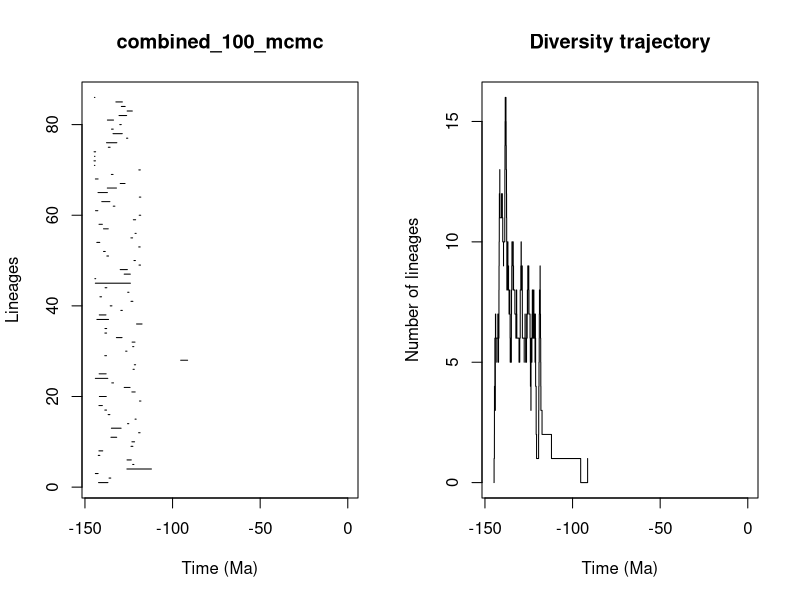

The R script that drew this image:


pdf(file='/storage2/wonseop/Cyprideidae/3.Pyrate_analyses_unstd/WAfSAm_unstd/pyrate_mcmc_logs/combined_100_mcmc_LTT.pdf',width=0.6*20, height=0.6*10)
title = "combined_100_mcmc"
ts=c(142.2332475382554, 136.24943386492865,144.0625063913339,126.059169198302,122.7524911517415,125.985809599526,142.39661182752826,142.01983609160092,123.70488606532065,123.1985240083901,135.16795362061617,119.3797702285323,134.9100958324983,125.7033682275323,121.41291693472935,136.7618374346144,138.6615729808498,142.01096145402454,118.8898900092001,141.76754570533703,123.22005896471964,127.60003339388396,134.68637583113832,144.0621026719067,141.89948649394495,122.54676978692788,121.82305824339245,95.36358336623366,138.6874385774558,126.7682462072721,122.77417644275444,123.08870951880519,132.05993768746688,138.6323806409664,138.57401109367092,120.54555351431515,143.18780350183502,141.8197972691527,129.5241243895139,135.581036500435,123.72281805050049,141.446841899009,125.60222094829945,138.49902283147833,144.06633423055231,144.33675251917518,127.6076146391464,129.87690889665896,119.14707866464664,122.02533825473253,137.50232265098649,139.3912485531155,119.31337976449765,143.22650837657378,123.76981435375356,121.40901933459332,139.40756451762516,141.96322105027048,122.37999206254064,119.03567500137004,143.95916779419795,133.85508973926738,140.39586363748637,118.98274346659467,142.54370295538956,137.2375105812558,129.86512873404735,144.047435601996,134.92773714508144,119.24532836458366,144.60565721814217,144.8481667789078,144.56676187239876,144.78456767636678,136.66848420639204,137.68384773361734,126.2679352718727,133.97995671959717,134.82852428571286,130.13096956717567,137.18429268526685,130.55289078741788,125.910637899309,129.216458597156,132.3525422827528,144.58688923123228)
te=c(136.8874172203122, 135.25454228970293,142.47403516935168,112.03813741733417,122.06020890820908,123.55019377557777,141.50844228793287,139.84330803212032,122.64134913286132,121.67714686284862,131.8827080702607,118.53597396242961,129.37285677317772,124.9755690603706,120.77547753636537,135.77477038873388,137.67906919532194,140.0725842334723,118.06045302290023,137.83699423902235,121.34085751585516,124.25582989322895,133.6911214394144,136.96233011315113,137.91847631553316,121.85182406644067,121.08173183363833,91.40793848460484,137.70175268321682,126.02540997746979,122.11247083219835,121.45200191333915,128.8303563380934,137.6435240097801,137.58715222216222,117.41410240808406,136.52965464665647,137.99996289205893,128.66658188581889,134.59260882275822,122.6435533693037,140.52399708720085,124.87860625416255,137.50773729938302,124.03982886035861,143.86215079624796,124.1053791897319,125.78923592295922,118.2899826280263,121.19953421114214,136.53380934450345,138.41855344070441,118.48013158824588,141.54120240406405,122.80036268510686,120.77097997811977,136.69849709954104,140.06605315921158,121.07567359543596,118.17624296571968,142.65142497775977,132.9155933293533,135.7717893104331,118.12065874811748,137.1903241769118,132.01931030231302,127.1279210906009,142.50452177080774,133.9665976355263,118.40651990317903,144.33224971471714,144.0070806585466,144.28773211491117,143.91348806153061,135.6452947510375,131.80393722941227,125.54833763359633,128.7043883500435,133.8584367118571,129.2629638277483,133.68053634149342,126.19375632802327,122.96743046186462,127.03903687580875,128.6373488800388,144.31404771198712)
div_traj=c(0, 1,2,3,4,5,6,5,4,3,4,5,6,7,6,7,6,5,6,7,6,7,6,5,6,7,8,9,10,11,12,13,12,11,12,11,12,11,10,9,10,11,12,13,14,15,16,15,14,13,12,11,12,11,10,9,8,9,10,9,10,9,8,9,8,9,8,7,8,7,6,5,6,5,6,7,8,9,10,9,10,9,8,9,8,7,6,7,8,7,6,5,6,7,8,9,10,9,8,9,8,7,6,5,6,7,6,5,6,7,6,7,6,7,8,7,8,9,8,7,6,5,4,3,4,5,6,5,6,7,8,7,6,7,8,7,6,7,8,7,6,7,6,7,6,5,6,7,6,5,4,3,2,1,2,3,4,5,6,7,8,9,8,7,6,5,4,3,2,1,0,1)
time_events=c(144.8481667789078, 144.78456767636678,144.60565721814217,144.58688923123228,144.56676187239876,144.33675251917518,144.33224971471714,144.31404771198712,144.28773211491117,144.06633423055231,144.0625063913339,144.0621026719067,144.047435601996,144.0070806585466,143.95916779419795,143.91348806153061,143.86215079624796,143.22650837657378,143.18780350183502,142.65142497775977,142.54370295538956,142.50452177080774,142.47403516935168,142.39661182752826,142.2332475382554,142.01983609160092,142.01096145402454,141.96322105027048,141.89948649394495,141.8197972691527,141.76754570533703,141.54120240406405,141.50844228793287,141.446841899009,140.52399708720085,140.39586363748637,140.0725842334723,140.06605315921158,139.84330803212032,139.40756451762516,139.3912485531155,138.6874385774558,138.6615729808498,138.6323806409664,138.57401109367092,138.49902283147833,138.41855344070441,137.99996289205893,137.91847631553316,137.83699423902235,137.70175268321682,137.68384773361734,137.67906919532194,137.6435240097801,137.58715222216222,137.50773729938302,137.50232265098649,137.2375105812558,137.1903241769118,137.18429268526685,136.96233011315113,136.8874172203122,136.7618374346144,136.69849709954104,136.66848420639204,136.53380934450345,136.52965464665647,136.24943386492865,135.77477038873388,135.7717893104331,135.6452947510375,135.581036500435,135.25454228970293,135.16795362061617,134.92773714508144,134.9100958324983,134.82852428571286,134.68637583113832,134.59260882275822,133.97995671959717,133.9665976355263,133.8584367118571,133.85508973926738,133.6911214394144,133.68053634149342,132.9155933293533,132.3525422827528,132.05993768746688,132.01931030231302,131.8827080702607,131.80393722941227,130.55289078741788,130.13096956717567,129.87690889665896,129.86512873404735,129.5241243895139,129.37285677317772,129.2629638277483,129.216458597156,128.8303563380934,128.7043883500435,128.66658188581889,128.6373488800388,127.6076146391464,127.60003339388396,127.1279210906009,127.03903687580875,126.7682462072721,126.2679352718727,126.19375632802327,126.059169198302,126.02540997746979,125.985809599526,125.910637899309,125.78923592295922,125.7033682275323,125.60222094829945,125.54833763359633,124.9755690603706,124.87860625416255,124.25582989322895,124.1053791897319,124.03982886035861,123.76981435375356,123.72281805050049,123.70488606532065,123.55019377557777,123.22005896471964,123.1985240083901,123.08870951880519,122.96743046186462,122.80036268510686,122.77417644275444,122.7524911517415,122.6435533693037,122.64134913286132,122.54676978692788,122.37999206254064,122.11247083219835,122.06020890820908,122.02533825473253,121.85182406644067,121.82305824339245,121.67714686284862,121.45200191333915,121.41291693472935,121.40901933459332,121.34085751585516,121.19953421114214,121.08173183363833,121.07567359543596,120.77547753636537,120.77097997811977,120.54555351431515,119.3797702285323,119.31337976449765,119.24532836458366,119.14707866464664,119.03567500137004,118.98274346659467,118.8898900092001,118.53597396242961,118.48013158824588,118.40651990317903,118.2899826280263,118.17624296571968,118.12065874811748,118.06045302290023,117.41410240808406,112.03813741733417,95.36358336623366,91.40793848460484)
                par(mfrow=c(1,2))
                L = length(ts)

                # First plot
                plot(ts, 1:L , xlim=c(-max(ts)-1,0), pch=20, type="n", main=title,xlab="Time (Ma)",ylab="Lineages")
                for (i in 1:L){segments(x0=-te[i],y0=i,x1=-ts[i],y1=i)}    

                # Second plot
                t = -time_events
                plot(div_traj ~ t,type="s", main = "Diversity trajectory",xlab="Time (Ma)",ylab="Number of lineages",xlim=c(-max(ts)-1,0))
                abline(v=c(65,200,251,367,445),lty=2,col="gray")

                # Explicitly close the PDF device
                dev.off()
                